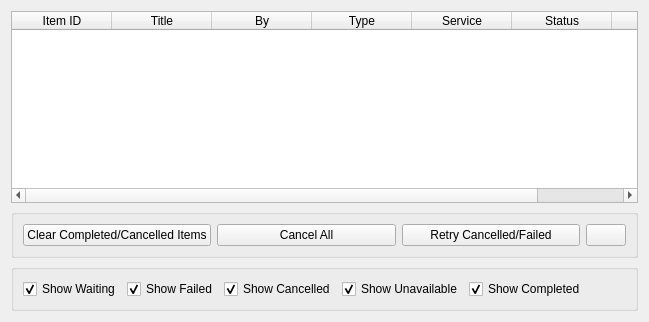
      <widget class="QWidget" name="downloads">
       <attribute name="title">
        <string>Downloads</string>
       </attribute>
       <layout class="QVBoxLayout" name="verticalLayout">
        <item>
         <widget class="QTableWidget" name="tbl_dl_progress">
          <property name="editTriggers">
           <set>QAbstractItemView::NoEditTriggers</set>
          </property>
          <property name="selectionMode">
           <enum>QAbstractItemView::SingleSelection</enum>
          </property>
          <property name="selectionBehavior">
           <enum>QAbstractItemView::SelectRows</enum>
          </property>
          <property name="sortingEnabled">
           <bool>false</bool>
          </property>
          <attribute name="horizontalHeaderMinimumSectionSize">
           <number>0</number>
          </attribute>
          <attribute name="horizontalHeaderStretchLastSection">
           <bool>true</bool>
          </attribute>
          <column>
           <property name="text">
            <string>Item ID</string>
           </property>
          </column>
          <column>
           <property name="text">
            <string>Title</string>
           </property>
          </column>
          <column>
           <property name="text">
            <string>By</string>
           </property>
          </column>
          <column>
           <property name="text">
            <string>Type</string>
           </property>
          </column>
          <column>
           <property name="text">
            <string>Service</string>
           </property>
          </column>
          <column>
           <property name="text">
            <string>Status</string>
           </property>
          </column>
         <column><property name="text"><string>Actions</string></property></column></widget>
        </item>
        <item>
         <widget class="QGroupBox" name="groupBox_29">
          <property name="minimumSize">
           <size>
            <width>0</width>
            <height>0</height>
           </size>
          </property>
          <property name="title">
           <string />
          </property>
          <property name="flat">
           <bool>true</bool>
          </property>
          <layout class="QHBoxLayout" name="horizontalLayout_2">
           <item>
            <widget class="QPushButton" name="btn_progress_clear_complete">
             <property name="text">
              <string>Clear Completed/Cancelled Items</string>
             </property>
            </widget>
           </item>
           <item>
            <widget class="QPushButton" name="btn_progress_cancel_all">
             <property name="text">
              <string>Cancel All</string>
             </property>
            </widget>
           </item>
           <item>
            <widget class="QPushButton" name="btn_progress_retry_all">
             <property name="text">
              <string>Retry Cancelled/Failed</string>
             </property>
            </widget>
           </item>
           <item>
            <widget class="QPushButton" name="btn_download_filter_toggle">
             <property name="sizePolicy">
              <sizepolicy hsizetype="Fixed" vsizetype="Fixed">
               <horstretch>0</horstretch>
               <verstretch>0</verstretch>
              </sizepolicy>
             </property>
             <property name="text">
              <string />
             </property>
            </widget>
           </item>
          </layout>
         </widget>
        </item>
        <item>
         <widget class="QGroupBox" name="group_download_items">
          <property name="minimumSize">
           <size>
            <width>0</width>
            <height>0</height>
           </size>
          </property>
          <property name="title">
           <string />
          </property>
          <property name="flat">
           <bool>false</bool>
          </property>
          <layout class="QHBoxLayout" name="horizontalLayout_236">
           <item>
            <widget class="QCheckBox" name="download_queue_show_waiting">
             <property name="text">
              <string>Show Waiting</string>
             </property>
             <property name="checked">
              <bool>true</bool>
             </property>
            </widget>
           </item>
           <item>
            <widget class="QCheckBox" name="download_queue_show_failed">
             <property name="text">
              <string>Show Failed</string>
             </property>
             <property name="checked">
              <bool>true</bool>
             </property>
            </widget>
           </item>
           <item>
            <widget class="QCheckBox" name="download_queue_show_cancelled">
             <property name="text">
              <string>Show Cancelled</string>
             </property>
             <property name="checked">
              <bool>true</bool>
             </property>
            </widget>
           </item>
           <item>
            <widget class="QCheckBox" name="download_queue_show_unavailable">
             <property name="text">
              <string>Show Unavailable</string>
             </property>
             <property name="checked">
              <bool>true</bool>
             </property>
            </widget>
           </item>
           <item>
            <widget class="QCheckBox" name="download_queue_show_completed">
             <property name="text">
              <string>Show Completed</string>
             </property>
             <property name="checked">
              <bool>true</bool>
             </property>
            </widget>
           </item>
           <item>
            <spacer name="horizontalSpacer_12">
             <property name="orientation">
              <enum>Qt::Horizontal</enum>
             </property>
             <property name="sizeHint" stdset="0">
              <size>
               <width>40</width>
               <height>20</height>
              </size>
             </property>
            </spacer>
           </item>
          </layout>
         </widget>
        </item>
       </layout>
      </widget>
